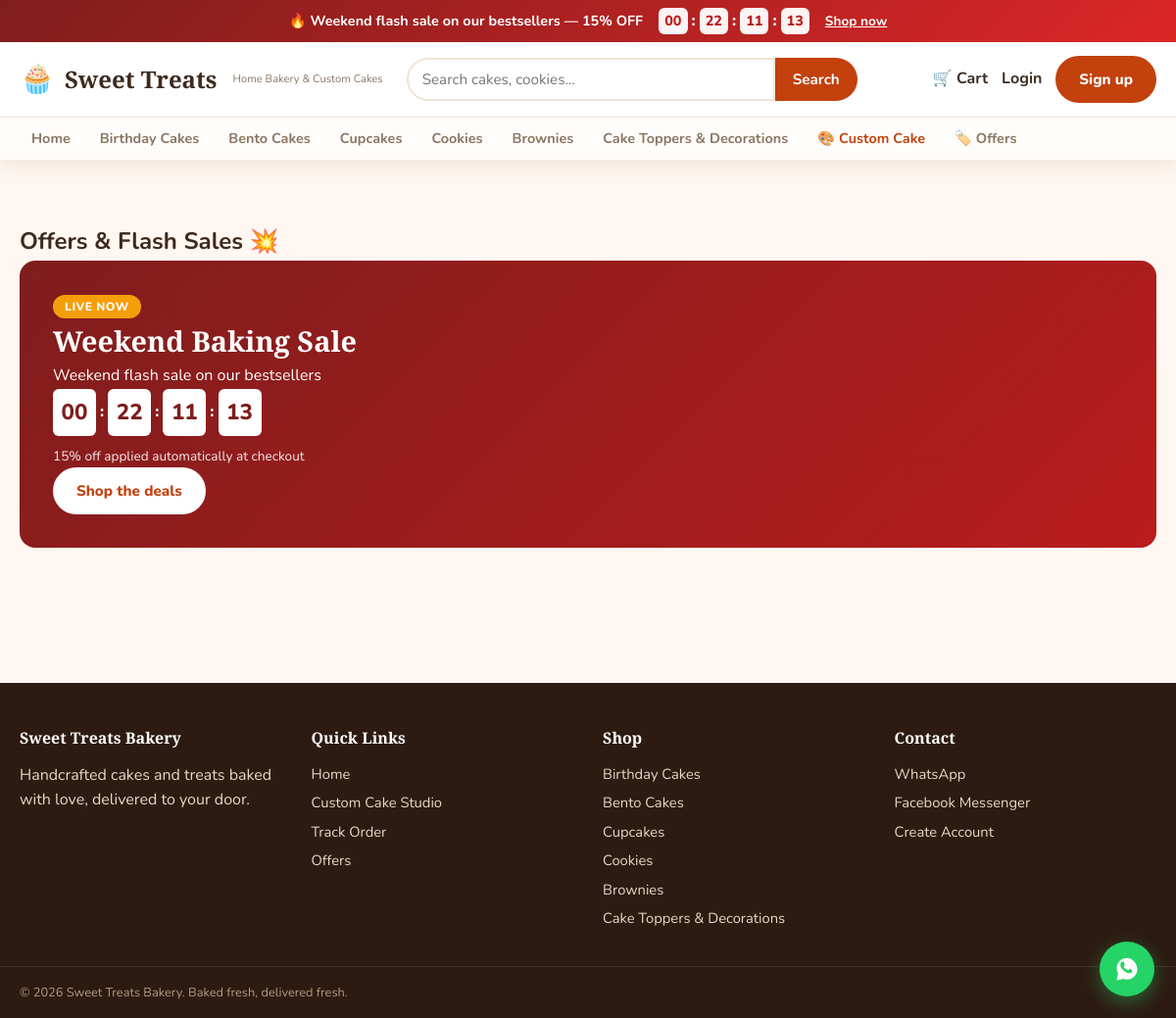
Screenshot of /offers/ with the database file from the repository.
### offers/models.py (models this page shows, shortened)
class CountdownOffer(models.Model):
    name = models.CharField(max_length=150)
    slug = models.SlugField(unique=True, blank=True)
    discount_percent = models.PositiveIntegerField(
        default=10, help_text="Discount percentage applied to opted-in products"
    )
    banner_message = models.CharField(max_length=250, blank=True)
    starts_at = models.DateTimeField()
    ends_at = models.DateTimeField()
    products = models.ManyToManyField(Product, blank=True, related_name="offers")
    is_active = models.BooleanField(default=True)
    created = models.DateTimeField(auto_now_add=True)
    class Meta:
        ordering = ["-starts_at"]
    @property
    def is_running(self):
        now = timezone.now()
        return self.is_active and self.starts_at <= now <= self.ends_at
    def get_absolute_url(self):
        return reverse("offers:detail", kwargs={"slug": self.slug})

### shop/models.py (models this page shows, shortened)
class Category(models.Model):
    name = models.CharField(max_length=100)
    slug = models.SlugField(unique=True, blank=True)
    description = models.TextField(blank=True)
    image = models.ImageField(upload_to="categories/", blank=True, null=True)
    sort_order = models.PositiveIntegerField(default=0)
    is_active = models.BooleanField(default=True)
    class Meta:
        verbose_name_plural = "categories"
        ordering = ["sort_order", "name"]
    def get_absolute_url(self):
        return reverse("shop:category_detail", kwargs={"slug": self.slug})

### offers/views.py (the view)
# urls.py: path("", views.offer_list, name="list"),
def offer_list(request):
    offers = CountdownOffer.objects.filter(is_active=True)
    now = timezone.now()
    running = [o for o in offers if o.is_running]
    upcoming = [o for o in offers if not o.is_running and o.starts_at > now]
    context = {
        "running_offers": running,
        "upcoming_offers": upcoming,
    }
    return render(request, "offers/list.html", context)

### accounts/context_processors.py (called while the page is built)
def site_settings(request):
    running_offer = CountdownOffer.objects.filter(is_active=True).order_by("-ends_at").first()
    running_offer = running_offer if running_offer and running_offer.is_running else None
    return {
        "whatsapp_number": settings.WHATSAPP_NUMBER,
        "messenger_url": settings.MESSENGER_PAGE_URL,
        "running_offer": running_offer,
    }

### cart/context_processors.py (called while the page is built)
def cart_count_processor(request):
    count = 0
    if request.user.is_authenticated:
        cart = Cart.objects.filter(user=request.user).first()
        if cart:
            count = cart.total_items
    elif request.session.session_key:
        key = request.session.session_key
        cart = Cart.objects.filter(session_key=key).first()
        if cart:
            count = cart.total_items
    return {"cart_count": count}

### shop/context_processors.py (called while the page is built)
def categories_processor(request):
    categories = Category.objects.filter(is_active=True).annotate(product_count=Count("products"))
    return {"nav_categories": categories}

### templates/offers/list.html (shortened to what this page needs)
{% extends 'base.html' %}{% load humanize %}
{% block content %}
<section class="section">
  <h1>Offers &amp; Flash Sales 💥</h1>
  {% if running_offers %}
  <div class="offer-list">
    {% for offer in running_offers %}
    <div class="offer-tile">
      <div class="offer-tile-head">
        <span class="offer-pill">Live now</span>
        <h2>{{ offer.name }}</h2>
        <p>{{ offer.banner_message|default:"Limited-time deal!" }}</p>
        <div class="offer-countdown" data-offer-end="{{ offer.ends_at|date:'c' }}">
          <span class="cd-box lg" data-unit="d">00</span><span class="cd-sep">:</span>
          <span class="cd-box lg" data-unit="h">00</span><span class="cd-sep">:</span>
          <span class="cd-box lg" data-unit="m">00</span><span class="cd-sep">:</span>
          <span class="cd-box lg" data-unit="s">00</span>
        </div>
        <p class="offer-note">{{ offer.discount_percent }}% off applied automatically at checkout</p>
        <a href="{{ offer.get_absolute_url }}" class="btn btn-light">Shop the deals</a>
      </div>
    </div>
    {% endfor %}
  </div>
  {% else %}
  <p class="empty">No running offers right now — check back soon!</p>
  {% endif %}
</section>
{% endblock %}

### templates/base.html (shortened to what this page needs)
{% load static %}
{% load humanize %}
<!DOCTYPE html>
<html lang="en">
<head>
  <link rel="stylesheet" href="{% static 'css/style.css' %}">
</head>
<body>
  {% if running_offer %}
  <div class="offer-banner" data-offer-end="{{ running_offer.ends_at|date:'c' }}">
    <div class="container offer-banner-inner">
      <span class="offer-banner-text">🔥 {{ running_offer.banner_message|default:running_offer.name }} — {{ running_offer.discount_percent }}% OFF</span>
      <div class="offer-countdown" id="offer-countdown">
        <span class="cd-box" data-unit="d">00</span><span class="cd-sep">:</span>
        <span class="cd-box" data-unit="h">00</span><span class="cd-sep">:</span>
        <span class="cd-box" data-unit="m">00</span><span class="cd-sep">:</span>
        <span class="cd-box" data-unit="s">00</span>
      </div>
      <a href="{{ running_offer.get_absolute_url }}" class="offer-banner-link">Shop now</a>
    </div>
  </div>
  {% endif %}
  <header class="site-header">
    <div class="container header-inner">
      <a href="{% url 'shop:home' %}" class="brand">
        <span class="brand-icon">🧁</span>
        <span class="brand-name">Sweet Treats</span>
        <span class="brand-tag">Home Bakery &amp; Custom Cakes</span>
      </a>
      <form action="{% url 'shop:search' %}" method="get" class="search-form">
        <input type="search" name="q" placeholder="Search cakes, cookies..." value="{{ query|default:'' }}">
        <button type="submit">Search</button>
      </form>
      <nav class="header-actions">
        <a href="{% url 'cart:detail' %}" class="action-link cart-link">
          <span class="cart-icon">🛒</span>
          Cart
        </a>
        {% if user.is_authenticated %}
        <div class="user-menu">
          <button class="action-link user-trigger">👤 {{ user.username }}</button>
          <div class="user-dropdown">
            <a href="{% url 'accounts:dashboard' %}">My Orders</a>
            <a href="{% url 'accounts:profile' %}">Profile</a>
            <a href="{% url 'orders:list' %}">Order History</a>
            <form method="post" action="{% url 'accounts:logout' %}">{% csrf_token %}<button type="submit">Logout</button></form>
          </div>
        </div>
        {% else %}
        <a href="{% url 'accounts:login' %}" class="action-link">Login</a>
        <a href="{% url 'accounts:register' %}" class="btn btn-primary">Sign up</a>
        {% endif %}
      </nav>
    </div>
    <nav class="category-nav">
      <div class="container">
        <a href="{% url 'shop:home' %}">Home</a>
        {% for cat in nav_categories %}
        <a href="{{ cat.get_absolute_url }}">{{ cat.name }}</a>
        {% endfor %}
        <a href="{% url 'orders:custom_cake' %}" class="nav-highlight">🎨 Custom Cake</a>
        <a href="{% url 'offers:list' %}">🏷️ Offers</a>
      </div>
    </nav>
  </header>
  <main class="main">
    <div class="container">
      {% block content %}{% endblock %}
    </div>
  </main>
  <footer class="site-footer">
    <div class="container footer-grid">
      <div>
        <h4>Sweet Treats Bakery</h4>
        <p>Handcrafted cakes and treats baked with love, delivered to your door.</p>
      </div>
      <div>
        <h4>Quick Links</h4>
        <a href="{% url 'shop:home' %}">Home</a>
        <a href="{% url 'orders:custom_cake' %}">Custom Cake Studio</a>
        <a href="{% url 'orders:list' %}">Track Order</a>
        <a href="{% url 'offers:list' %}">Offers</a>
      </div>
      <div>
        <h4>Shop</h4>
        {% for cat in nav_categories %}
        <a href="{{ cat.get_absolute_url }}">{{ cat.name }}</a>
        {% endfor %}
      </div>
      <div>
        <h4>Contact</h4>
        <a href="https://wa.me/{{ whatsapp_number|default:'1234567890' }}" target="_blank" rel="noopener">WhatsApp</a>
        <a href="{{ messenger_url|default:'#' }}">Facebook Messenger</a>
        <a href="{% url 'accounts:register' %}">Create Account</a>
      </div>
    </div>
    <div class="container footer-bottom">
      <p>&copy; {% now "Y" %} Sweet Treats Bakery. Baked fresh, delivered fresh.</p>
    </div>
  </footer>
  <a href="https://wa.me/{{ whatsapp_number|default:'1234567890' }}" target="_blank" rel="noopener" class="whatsapp-float" aria-label="Chat on WhatsApp">
  </a>
</body>
</html>

### rows the page displays
CountdownOffer: banner_message "Weekend flash sale on our bestsellers", discount_percent "15", name "Weekend Baking Sale"
Category: name "Birthday Cakes"
Category: name "Bento Cakes"
Category: name "Cupcakes"
Category: name "Cookies"
Category: name "Brownies"
Category: name "Cake Toppers & Decorations"
